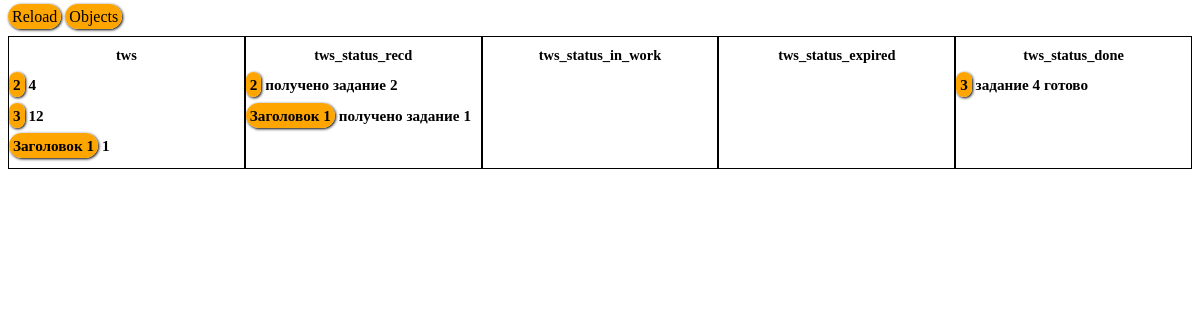
/tw/all, run on an earlier commit of the app's database.
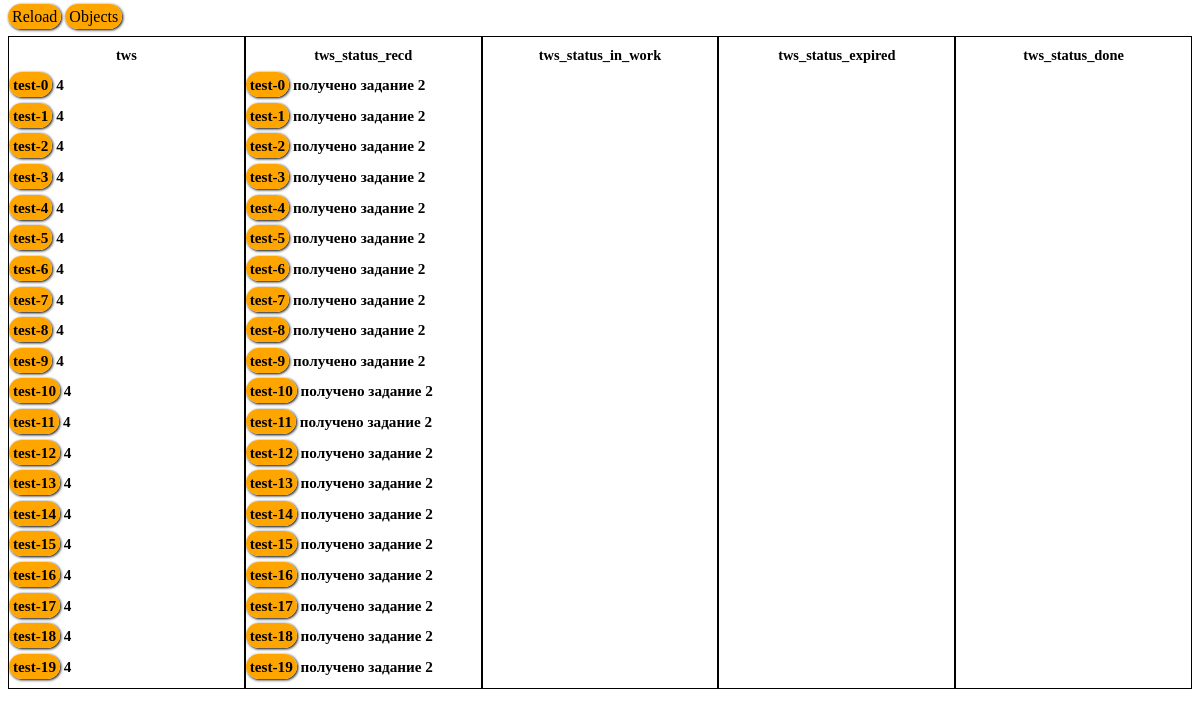
And on a later commit of the database.
### objects/models.py (models this page shows, shortened)
class Tw(models.Model):
    object = models.ForeignKey(Object, on_delete=models.CASCADE)
    status = models.IntegerField(default=0)
    currentTask = models.IntegerField(default=1)
    date = models.CharField(max_length=100, default=datetime.date.today())
    date1_start = models.CharField(max_length=100, default=datetime.date.today() + timedelta(days=7))
    date1_end = models.CharField(max_length=100, default='')
    date2_start = models.CharField(max_length=100, default='')
    date2_end = models.CharField(max_length=100, default='')
    date3_start = models.CharField(max_length=100, default='')
    date3_end = models.CharField(max_length=100, default='')
    date4_start = models.CharField(max_length=100, default='')
    date4_end = models.CharField(max_length=100, default='')

class Object(models.Model):
    title = models.CharField(max_length=200)
    date = models.DateField(auto_now=True)
    def __str__(self):
        return self.title

### twven/views.py (the view)
# urls.py: path('/all', views.view_all, name='all'),
def view_all(request):
    tws = Tw.objects.all()
    tws_status_recd = Tw.objects.filter(Q(status=1) | Q(status=4) | Q(status=7) | Q(status=10))
    tws_status_in_work = Tw.objects.filter(Q(status=2) | Q(status=5) | Q(status=8) | Q(status=11))
    tws_status_expired = Tw.objects.filter(Q(status=111) | Q(status=222) | Q(status=333) | Q(status=444))
    tws_status_done = Tw.objects.filter(Q(status=3) | Q(status=6) | Q(status=9) | Q(status=12))
    for tw in tws_status_recd:
        tw.status = RUS[tw.status]
    for tw in tws_status_in_work:
        tw.status = RUS[tw.status]
    for tw in tws_status_expired:
        tw.status = RUS[tw.status]
    for tw in tws_status_done:
        tw.status = RUS[tw.status]
    context = {
        'tws': tws,
        'tws_status_recd': tws_status_recd,
        'tws_status_in_work': tws_status_in_work,
        'tws_status_expired': tws_status_expired,
        'tws_status_done': tws_status_done,
    }
    return render(request, 'tw_all.html', context)

### twven/templates/tw_all.html (shortened to what this page needs)
<!DOCTYPE html>
<html lang="en">
<head>
</head>
<body>
<a href="{% url 'tw:reload' %}">Reload</a>
<a href="{% url 'ob:view' %}">Objects</a>
<div class="container">
    <div class="block">
        <h1>tws</h1>
        {% for tw in tws %}
            <h2>
                <a href="{% url 'tw:view' tw.object.id %}">{{ tw.object }}</a>
                {{ tw.status }}
            </h2>
        {% endfor %}
    </div>
    <div class="block">
        <h1>tws_status_recd</h1>
        {% for tw in tws_status_recd %}
            <h2>
                <a href="{% url 'tw:view' tw.object.id %}">{{ tw.object }}</a>
                {{ tw.status }}
            </h2>
        {% endfor %}
    </div>
    <div class="block">
        <h1>tws_status_in_work</h1>
    </div>
    <div class="block">
        <h1>tws_status_expired</h1>
    </div>
    <div class="block">
        <h1>tws_status_done</h1>
        {% for tw in tws_status_done %}
            <h2>
                <a href="{% url 'tw:view' tw.object.id %}">{{ tw.object }}</a>
                {{ tw.status }}
            </h2>
        {% endfor %}
    </div>
</div>
</body>
</html>

What changed in the data, as far as the page shows it:
removed Tw: object "2", status "4", status "получено задание 2"
removed Tw: object "3", status "12", status "задание 4 готово"
removed Tw: object "Заголовок 1", status "1", status "получено задание 1"
added Tw: object "test-0", status "4", status "получено задание 2"
added Tw: object "test-1", status "4", status "получено задание 2"
added Tw: object "test-2", status "4", status "получено задание 2"
added Tw: object "test-3", status "4", status "получено задание 2"
added Tw: object "test-4", status "4", status "получено задание 2"
added Tw: object "test-5", status "4", status "получено задание 2"
added Tw: object "test-6", status "4", status "получено задание 2"
added Tw: object "test-7", status "4", status "получено задание 2"
added Tw: object "test-8", status "4", status "получено задание 2"
added Tw: object "test-9", status "4", status "получено задание 2"
added Tw: object "test-10", status "4", status "получено задание 2"
added Tw: object "test-11", status "4", status "получено задание 2"
added Tw: object "test-12", status "4", status "получено задание 2"
added Tw: object "test-13", status "4", status "получено задание 2"
added Tw: object "test-14", status "4", status "получено задание 2"
added Tw: object "test-15", status "4", status "получено задание 2"
added Tw: object "test-16", status "4", status "получено задание 2"
added Tw: object "test-17", status "4", status "получено задание 2"
added Tw: object "test-18", status "4", status "получено задание 2"
added Tw: object "test-19", status "4", status "получено задание 2"
